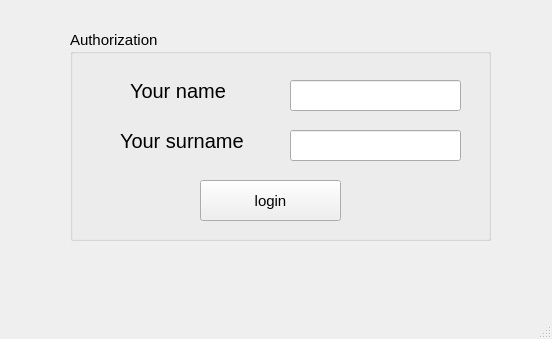
<?xml version="1.0" encoding="UTF-8"?>
<ui version="4.0">
 <class>MainWindow</class>
 <widget class="QMainWindow" name="MainWindow">
  <property name="geometry">
   <rect>
    <x>0</x>
    <y>0</y>
    <width>552</width>
    <height>339</height>
   </rect>
  </property>
  <property name="windowTitle">
   <string>Authorization</string>
  </property>
  <widget class="QWidget" name="centralwidget">
   <widget class="QGroupBox" name="groupBox">
    <property name="geometry">
     <rect>
      <x>70</x>
      <y>30</y>
      <width>421</width>
      <height>211</height>
     </rect>
    </property>
    <property name="sizePolicy">
     <sizepolicy hsizetype="Expanding" vsizetype="Expanding">
      <horstretch>0</horstretch>
      <verstretch>0</verstretch>
     </sizepolicy>
    </property>
    <property name="font">
     <font>
      <pointsize>11</pointsize>
     </font>
    </property>
    <property name="title">
     <string>Authorization</string>
    </property>
    <widget class="QLabel" name="label">
     <property name="geometry">
      <rect>
       <x>60</x>
       <y>40</y>
       <width>141</width>
       <height>41</height>
      </rect>
     </property>
     <property name="font">
      <font>
       <pointsize>15</pointsize>
      </font>
     </property>
     <property name="text">
      <string>Your name</string>
     </property>
    </widget>
    <widget class="QLabel" name="label_2">
     <property name="geometry">
      <rect>
       <x>50</x>
       <y>80</y>
       <width>241</width>
       <height>61</height>
      </rect>
     </property>
     <property name="font">
      <font>
       <pointsize>15</pointsize>
      </font>
     </property>
     <property name="text">
      <string>Your surname</string>
     </property>
    </widget>
    <widget class="QLineEdit" name="name">
     <property name="geometry">
      <rect>
       <x>220</x>
       <y>50</y>
       <width>171</width>
       <height>31</height>
      </rect>
     </property>
     <property name="font">
      <font>
       <pointsize>15</pointsize>
      </font>
     </property>
     <property name="text">
      <string/>
     </property>
    </widget>
    <widget class="QLineEdit" name="surname">
     <property name="geometry">
      <rect>
       <x>220</x>
       <y>100</y>
       <width>171</width>
       <height>31</height>
      </rect>
     </property>
     <property name="font">
      <font>
       <pointsize>15</pointsize>
      </font>
     </property>
     <property name="text">
      <string/>
     </property>
    </widget>
    <widget class="QPushButton" name="login">
     <property name="geometry">
      <rect>
       <x>130</x>
       <y>150</y>
       <width>141</width>
       <height>41</height>
      </rect>
     </property>
     <property name="text">
      <string>login</string>
     </property>
    </widget>
   </widget>
  </widget>
  <widget class="QMenuBar" name="menubar">
   <property name="geometry">
    <rect>
     <x>0</x>
     <y>0</y>
     <width>552</width>
     <height>25</height>
    </rect>
   </property>
  </widget>
  <widget class="QStatusBar" name="statusbar"/>
 </widget>
 <resources/>
 <connections/>
</ui>
